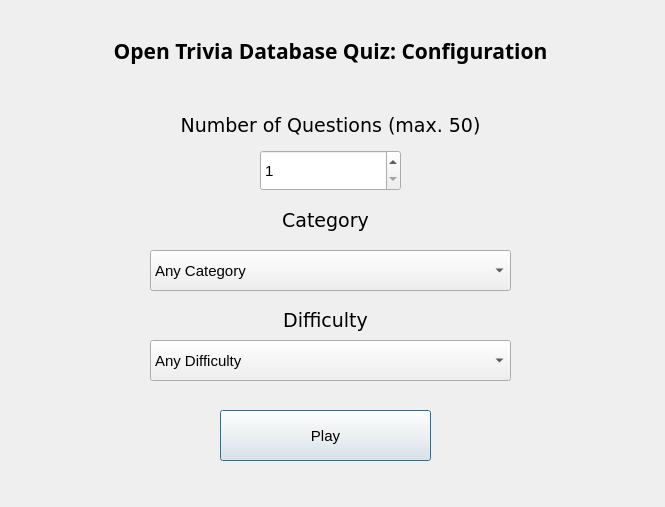
<?xml version="1.0" encoding="UTF-8"?>
<ui version="4.0">
 <class>Dialog</class>
 <widget class="QDialog" name="Dialog">
  <property name="geometry">
   <rect>
    <x>0</x>
    <y>0</y>
    <width>665</width>
    <height>507</height>
   </rect>
  </property>
  <property name="font">
   <font>
    <pointsize>11</pointsize>
   </font>
  </property>
  <property name="windowTitle">
   <string>Open Trivia Configuration</string>
  </property>
  <widget class="QLabel" name="title">
   <property name="geometry">
    <rect>
     <x>0</x>
     <y>30</y>
     <width>661</width>
     <height>41</height>
    </rect>
   </property>
   <property name="font">
    <font>
     <family>Verdana Pro Cond Semibold</family>
     <pointsize>16</pointsize>
     <weight>75</weight>
     <bold>true</bold>
    </font>
   </property>
   <property name="text">
    <string>Open Trivia Database Quiz: Configuration</string>
   </property>
   <property name="alignment">
    <set>Qt::AlignCenter</set>
   </property>
  </widget>
  <widget class="QLabel" name="label">
   <property name="geometry">
    <rect>
     <x>-10</x>
     <y>80</y>
     <width>681</width>
     <height>90</height>
    </rect>
   </property>
   <property name="font">
    <font>
     <family>Verdana</family>
     <pointsize>14</pointsize>
    </font>
   </property>
   <property name="text">
    <string>Number of Questions (max. 50)</string>
   </property>
   <property name="alignment">
    <set>Qt::AlignCenter</set>
   </property>
  </widget>
  <widget class="QSpinBox" name="question_amount">
   <property name="geometry">
    <rect>
     <x>260</x>
     <y>150</y>
     <width>141</width>
     <height>41</height>
    </rect>
   </property>
   <property name="minimum">
    <number>1</number>
   </property>
   <property name="maximum">
    <number>50</number>
   </property>
  </widget>
  <widget class="QLabel" name="label_2">
   <property name="geometry">
    <rect>
     <x>-10</x>
     <y>200</y>
     <width>671</width>
     <height>41</height>
    </rect>
   </property>
   <property name="font">
    <font>
     <family>Verdana</family>
     <pointsize>14</pointsize>
    </font>
   </property>
   <property name="text">
    <string>Category</string>
   </property>
   <property name="alignment">
    <set>Qt::AlignCenter</set>
   </property>
  </widget>
  <widget class="QComboBox" name="category">
   <property name="geometry">
    <rect>
     <x>150</x>
     <y>250</y>
     <width>361</width>
     <height>41</height>
    </rect>
   </property>
   <item>
    <property name="text">
     <string>Any Category</string>
    </property>
   </item>
   <item>
    <property name="text">
     <string>General Knowledge</string>
    </property>
   </item>
   <item>
    <property name="text">
     <string>Entertainment: Books</string>
    </property>
   </item>
   <item>
    <property name="text">
     <string>Entertainment: Films</string>
    </property>
   </item>
   <item>
    <property name="text">
     <string>Entertainment: Music</string>
    </property>
   </item>
   <item>
    <property name="text">
     <string>Entertainment: Theatres</string>
    </property>
   </item>
   <item>
    <property name="text">
     <string>Entertainment: Television</string>
    </property>
   </item>
   <item>
    <property name="text">
     <string>Entertainment: Video Games</string>
    </property>
   </item>
   <item>
    <property name="text">
     <string>Entertainment: Board Games</string>
    </property>
   </item>
   <item>
    <property name="text">
     <string>Science and Nature</string>
    </property>
   </item>
   <item>
    <property name="text">
     <string>Science: Computers</string>
    </property>
   </item>
   <item>
    <property name="text">
     <string>Science: Maths</string>
    </property>
   </item>
   <item>
    <property name="text">
     <string>Mythology</string>
    </property>
   </item>
   <item>
    <property name="text">
     <string>Sports</string>
    </property>
   </item>
   <item>
    <property name="text">
     <string>Geography</string>
    </property>
   </item>
   <item>
    <property name="text">
     <string>History</string>
    </property>
   </item>
   <item>
    <property name="text">
     <string>Politics</string>
    </property>
   </item>
   <item>
    <property name="text">
     <string>Art</string>
    </property>
   </item>
   <item>
    <property name="text">
     <string>Celebrities</string>
    </property>
   </item>
   <item>
    <property name="text">
     <string>Animals</string>
    </property>
   </item>
   <item>
    <property name="text">
     <string>Vehicles</string>
    </property>
   </item>
   <item>
    <property name="text">
     <string>Entertainment: Comics</string>
    </property>
   </item>
   <item>
    <property name="text">
     <string>Science: Gadgets</string>
    </property>
   </item>
   <item>
    <property name="text">
     <string>Entertainment: Anime and Manga</string>
    </property>
   </item>
   <item>
    <property name="text">
     <string>Entertainment: Cartoons</string>
    </property>
   </item>
  </widget>
  <widget class="QLabel" name="label_3">
   <property name="geometry">
    <rect>
     <x>-10</x>
     <y>300</y>
     <width>671</width>
     <height>41</height>
    </rect>
   </property>
   <property name="font">
    <font>
     <family>Verdana</family>
     <pointsize>14</pointsize>
    </font>
   </property>
   <property name="text">
    <string>Difficulty</string>
   </property>
   <property name="alignment">
    <set>Qt::AlignCenter</set>
   </property>
  </widget>
  <widget class="QComboBox" name="difficulty">
   <property name="geometry">
    <rect>
     <x>150</x>
     <y>340</y>
     <width>361</width>
     <height>41</height>
    </rect>
   </property>
   <item>
    <property name="text">
     <string>Any Difficulty</string>
    </property>
   </item>
   <item>
    <property name="text">
     <string>Easy</string>
    </property>
   </item>
   <item>
    <property name="text">
     <string>Medium</string>
    </property>
   </item>
   <item>
    <property name="text">
     <string>Hard</string>
    </property>
   </item>
  </widget>
  <widget class="QPushButton" name="play_btn">
   <property name="geometry">
    <rect>
     <x>220</x>
     <y>410</y>
     <width>211</width>
     <height>51</height>
    </rect>
   </property>
   <property name="text">
    <string>Play</string>
   </property>
  </widget>
 </widget>
 <resources/>
 <connections/>
</ui>
